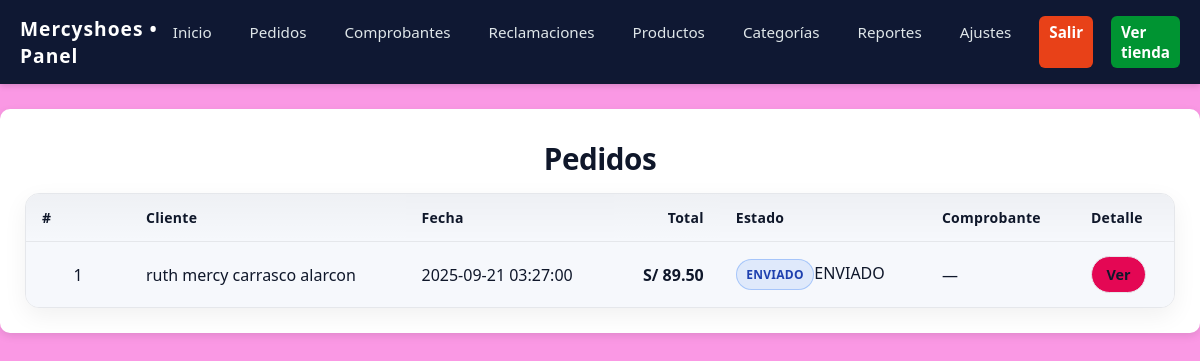
/index.php?r=admin/orders (signed in), run on the app's committed database.
### tables this page shows
CREATE TABLE IF NOT EXISTS orders (
  id INT AUTO_INCREMENT PRIMARY KEY,
  customer_name VARCHAR(200) NOT NULL,
  customer_email VARCHAR(150) NOT NULL,
  customer_phone VARCHAR(60) DEFAULT '',
  customer_address VARCHAR(255) DEFAULT '',
  total DECIMAL(10,2) NOT NULL DEFAULT 0,
  payment_receipt VARCHAR(255) NOT NULL DEFAULT '',
  status ENUM('PENDIENTE','PAGADO','ENVIADO','CANCELADO') DEFAULT 'PENDIENTE',
  created_at TIMESTAMP DEFAULT CURRENT_TIMESTAMP
);

### core/Controller.php (called while the page is built, shortened)
<?php
class Controller {
    protected function render($viewPath, $data = [], $layout = 'main') {
        extract($data);
        $layoutFile = __DIR__ . '/../app/views/partials/layout_' . $layout . '.php';
        include $layoutFile;
    }
}
?>

### app/controllers/AdminController.php (called while the page is built, shortened)
<?php
class AdminController extends Controller
{
    public function orders()
    {
        $orders = (new Order())->all();
        $this->render('admin/orders', compact('orders'), 'admin');
    }
}

### index.php (called while the page is built, shortened)
<?php
spl_autoload_register(function($class) {
    $paths = [
        __DIR__ . '/core/' . $class . '.php',
        __DIR__ . '/app/controllers/' . $class . '.php',
        __DIR__ . '/app/models/' . $class . '.php',
    ];
    foreach ($paths as $p) if (file_exists($p)) { require $p; return; }
});
$route = isset($_GET['r']) ? trim($_GET['r']) : 'home/index';
$parts = array_values(array_filter(explode('/', $route)));
$action = $parts[1] ?? 'index';
$params = array_slice($parts, 2);
$c = new $controller();
call_user_func_array([$c, $action], $params);
?>

### core/Database.php (called while the page is built)
<?php
class Database {
    private static $instance = null;
    public static function getInstance() {
        if (self::$instance === null) {
            $dsn = 'mysql:host=' . DB_HOST . ';dbname=' . DB_NAME . ';charset=utf8mb4';
            try {
                self::$instance = new PDO($dsn, DB_USER, DB_PASS, [
                    PDO::ATTR_ERRMODE => PDO::ERRMODE_EXCEPTION,
                    PDO::ATTR_DEFAULT_FETCH_MODE => PDO::FETCH_ASSOC,
                ]);
            } catch (PDOException $e) {
                die('DB connection failed: ' . $e->getMessage());
            }
        }
        return self::$instance;
    }
}
?>

### app/models/Order.php (called while the page is built, shortened)
<?php
class Order {
    private $db;
    public function __construct(){ $this->db = Database::getInstance(); }
    public function all(){
        return $this->db->query('SELECT * FROM orders ORDER BY id DESC')->fetchAll();
    }
}
?>

### app/views/admin/orders.php (the view)
<h1>Pedidos</h1>
<table class="table">
  <thead><tr><th>#</th><th>Cliente</th><th>Fecha</th><th>Total</th><th>Estado</th><th>Comprobante</th><th>Detalle</th></tr></thead>
  <tbody>
  <?php foreach($orders as $o): ?>
    <tr>
      <td><?php echo $o['id']; ?></td>
      <td><?php echo htmlspecialchars($o['customer_name']); ?></td>
      <td><?php echo $o['created_at']; ?></td>
      <td>S/ <?php echo number_format($o['total'],2); ?></td>
      <td data-status="<?php echo htmlspecialchars($o['status']); ?>"><?php echo htmlspecialchars($o['status']); ?></td>
      <td>
        <?php if(!empty($o['payment_receipt'])): ?>
          <?php $receiptUrl = rtrim(preg_replace('#/index\.php$#','', BASE_URL), '/') . '/' . ltrim($o['payment_receipt'],'/'); ?>
          <a class="btn light" href="<?php echo htmlspecialchars($receiptUrl); ?>" target="_blank" rel="noopener">Ver</a>
        <?php else: ?>
          —
        <?php endif; ?>
      </td>
      <td><a class="btn light" href="<?php echo BASE_URL; ?>?r=admin/order/<?php echo $o['id']; ?>">Ver</a></td>
    </tr>
  <?php endforeach; ?>
  </tbody>
</table>

### public/assets/css/stylesadmin.css (style rules this page uses)
body.admin-body { font-family: 'Segoe UI', Tahoma, Geneva, Verdana, sans-serif; background: #fa98e4; margin: 0; padding: 0; color: #333; }
.btn { display: inline-block; padding: 8px 14px; border-radius: 6px; font-size: 0.9rem; font-weight: 600; text-decoration: none; transition: all 0.3s ease; text-align: center; }
:root { --surface: #ffffff; --surface-2: #f6f8fc; --text: #0f172a; --muted: #475569; --border: #e5e7eb; --primary: #2563eb; --radius: 14px; --shadow: 0 8px 24px rgba(0,0,0,.06); }
h1 { margin: 4px 0 14px; font-size: clamp(1.35rem, 1.1rem + 1vw, 1.9rem); font-weight: 800; color: var(--text); letter-spacing: -0.015em; text-align: center; }
.table { width: 100%; border-collapse: separate; border-spacing: 0; background: var(--surface); border: 1px solid var(--border); border-radius: var(--radius); overflow: hidden; box-shadow: var(--shadow); }
.table thead th { padding: 14px 16px; text-align: left; font-weight: 700; font-size: .875rem; color: var(--text); letter-spacing: .02em; background: linear-gradient(180deg, rgba(0,0,0,.03), transparent) , var(--surface-2); border-bottom: 1px solid var(--border); white-space: nowrap; }
.table tbody td { padding: 14px 16px; color: var(--text); border-bottom: 1px solid var(--border); vertical-align: middle; }
.table tbody tr:nth-child(odd) td { background: #009432; }
.table tbody tr:last-child td { border-bottom: none; }
.table tbody td:nth-child(1) { text-align: center; width: 72px; font-variant-numeric: tabular-nums; }
.table tbody td:nth-child(3) { white-space: nowrap; font-variant-numeric: tabular-nums; }
.table tbody td:nth-child(4) { text-align: right; font-weight: 700; font-variant-numeric: tabular-nums; }
.table thead th:nth-child(4) { text-align: right; }
.btn { display: inline-flex; align-items: center; gap: .5rem; padding: .5rem .9rem; border-radius: 999px; font-weight: 700; text-decoration: none; border: 1px solid transparent; transition: background .2s ease, color .2s ease, border-color .2s ease, transform .06s ease, box-shadow .2s ease; }
.btn.light { background: #e40754; border-color: var(--border); color: var(--text); text-align: center; }
.table td[data-status] { white-space: nowrap; }
.table td[data-status]::before { content: attr(data-status); display: inline-block; padding: .35rem .6rem; border-radius: 999px; font-size: .75rem; font-weight: 800; letter-spacing: .02em; border: 1px solid transparent; }
.table td[data-status="Procesando" i], .table td[data-status="Enviado" i]::before { background: rgba(59,130,246,.12); color:#1e40af; border-color: rgba(59,130,246,.35); }
.table { max-width: 100%; }

### data on the page
orders: id "1", customer_name "ruth mercy carrasco alarcon", created_at "2025-09-21 03:27:00", total "89.50", status "ENVIADO"
